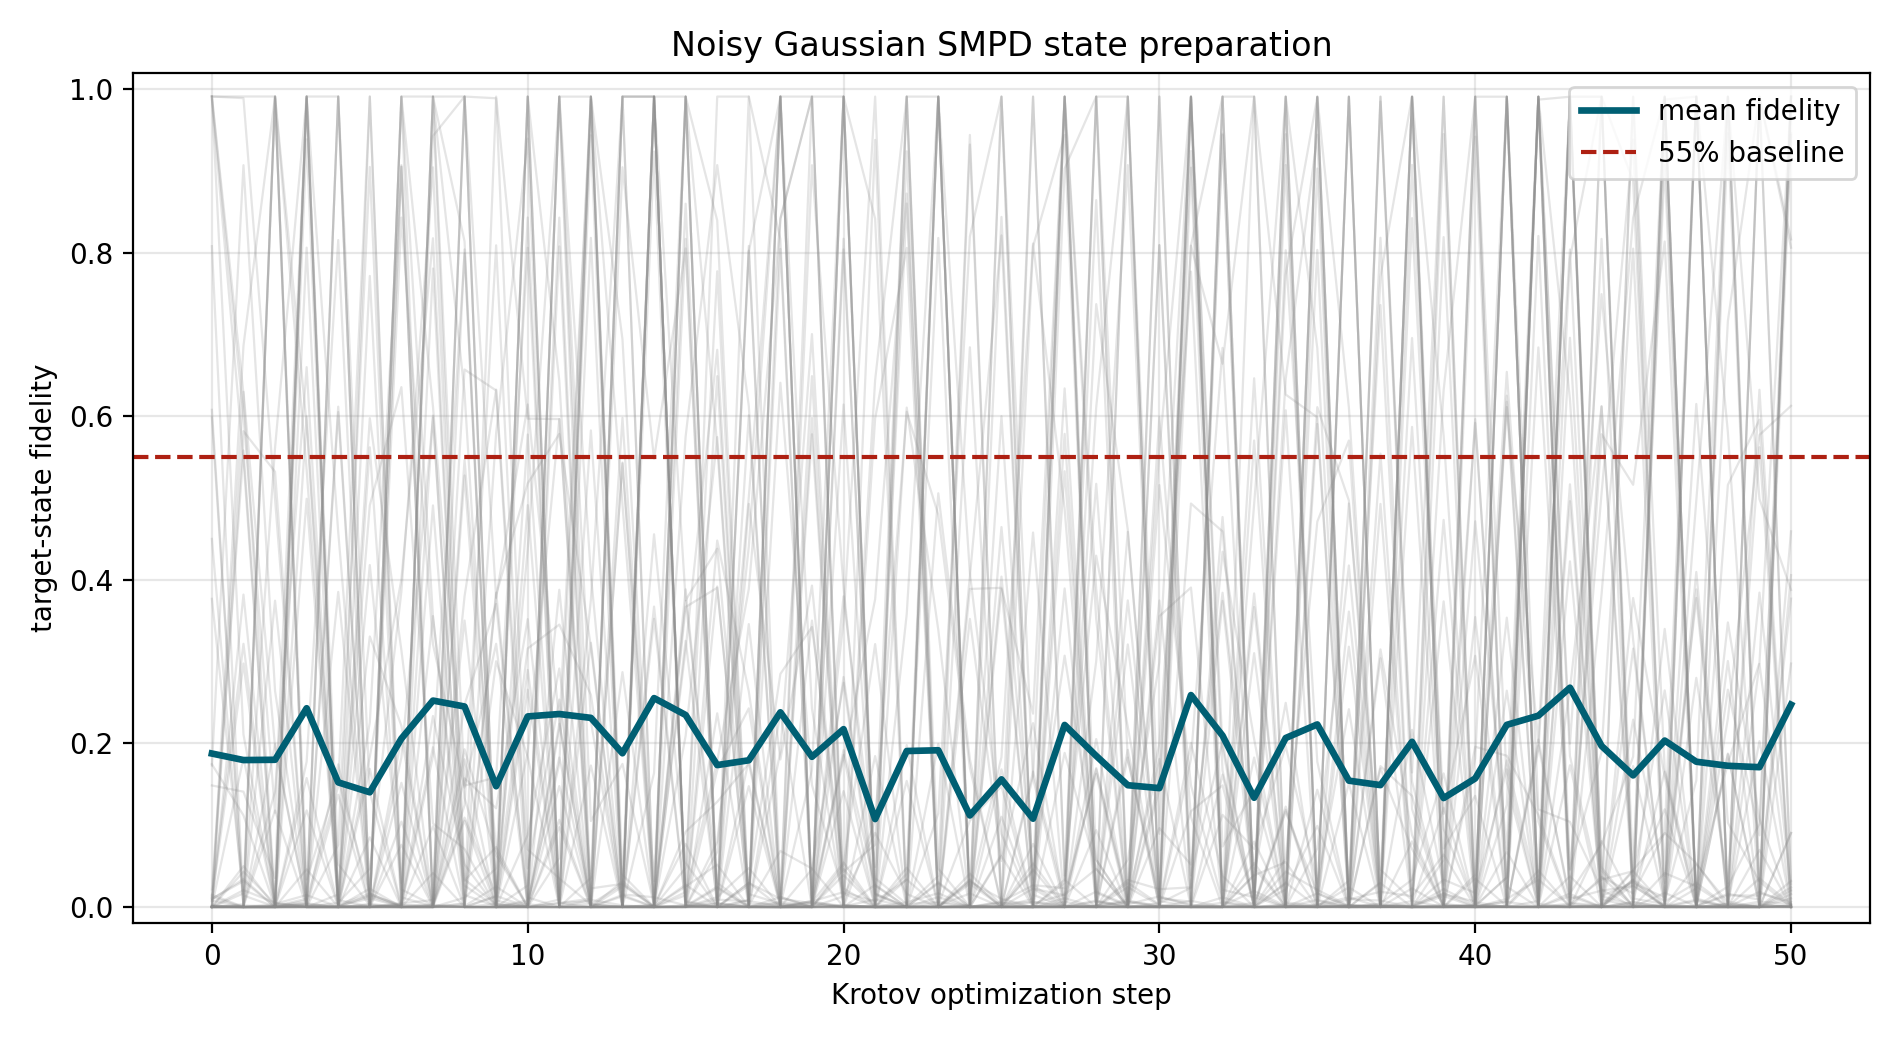

Reproduce this figure in Python.
# Copyright (c) 2025 - 2026 Chair for Design Automation, TUM
# All rights reserved.
#
# SPDX-License-Identifier: MIT
#
# Licensed under the MIT License

"""Noisy Krotov state preparation for the 8-qubit Gaussian SMPD ansatz."""

from __future__ import annotations

import csv
import os
import sys
import time
from concurrent.futures import ProcessPoolExecutor
from pathlib import Path
from typing import Literal, cast

import matplotlib.pyplot as plt  # ty: ignore[unresolved-import]
import numpy as np

REPO_ROOT = Path(__file__).resolve().parents[1]
if str(REPO_ROOT) not in sys.path:
    sys.path.insert(0, str(REPO_ROOT))

from experiments.krotov_gaussian_smpd_state_preparation import (  # noqa: E402
    BATCH_DECAY,
    BATCH_STEP_SIZE,
    MAX_ITERATIONS,
    NUM_LAYERS,
    NUM_QUBITS,
    create_right_sweep_smpd_ansatz,
    gaussian_target_state,
    initialize_near_target_peak,
)
from mqt.yaqs.core.data_structures.mps import MPS  # noqa: E402
from mqt.yaqs.core.data_structures.noise_model import NoiseModel  # noqa: E402
from mqt.yaqs.optimization import (  # noqa: E402
    KrotovNoiseMap,
    KrotovOptions,
    KrotovTJMOptions,
    KrotovTruncation,
    ParameterizedCircuit,
    noisy_state_preparation_contribution,
    train_krotov_state_preparation_batch,
)
from mqt.yaqs.optimization.krotov import forward_tjm_trajectory  # noqa: E402

GAMMA = float(os.environ.get("YAQS_GAMMA", "0.02"))
NUM_TRAJECTORIES = 50
NOISY_OPTIMIZATION_STEPS = int(os.environ.get("YAQS_NOISY_OPTIMIZATION_STEPS", "50"))
NOISY_STEP_SIZE = 0.1
RANDOM_SEED = 321
BASELINE_FIDELITY = 0.55
TrajectoryUpdateMode = Literal["independent", "cross"]
_TRAJECTORY_UPDATE_ENV = os.environ.get("YAQS_TRAJECTORY_UPDATE", "cross")
if _TRAJECTORY_UPDATE_ENV not in {"independent", "cross"}:
    msg = f"YAQS_TRAJECTORY_UPDATE must be 'independent' or 'cross', got {_TRAJECTORY_UPDATE_ENV!r}."
    raise ValueError(msg)
TRAJECTORY_UPDATE = cast("TrajectoryUpdateMode", _TRAJECTORY_UPDATE_ENV)
MAX_WORKERS = min(NUM_TRAJECTORIES, os.cpu_count() or 1)


def logical_smpd_noise_gate_indices(num_qubits: int, num_layers: int) -> tuple[int, ...]:
    """Return the final primitive index of each logical SMPD two-qubit block.

    The Krotov ansatz decomposes one logical two-qubit SMPD block into local U3
    rotations followed by ``rxx``, ``ryy``, and ``rzz`` primitives. Circuit TJM
    noise should be sampled once for that logical block, so the noise mask points
    to the final ``rzz`` primitive of each block.
    """
    indices: list[int] = []
    gate_index = 3 * num_qubits
    for _layer in range(num_layers):
        for _site in range(num_qubits - 1):
            gate_index += 9
            indices.append(gate_index - 1)
        gate_index += 3
    return tuple(indices)


def build_noise_model(gamma: float) -> NoiseModel:
    """Build the requested local X/Y/Z Pauli noise model.

    Returns:
        Noise model with one Pauli X/Y/Z process on each qubit.
    """
    return NoiseModel([
        {"name": name, "sites": [site], "strength": gamma}
        for site in range(NUM_QUBITS)
        for name in ("pauli_x", "pauli_y", "pauli_z")
    ])


def format_gamma_for_path(gamma: float) -> str:
    """Format a noise strength for stable output filenames.

    Returns:
        Path-safe gamma string.
    """
    return f"{gamma:g}".replace(".", "p")


def load_or_create_warm_start(
    cache_path: Path,
    target_probabilities: np.ndarray,
    target_state: np.ndarray,
) -> np.ndarray:
    """Load the deterministic warm start, or create it if the cache is absent.

    Returns:
        Warm-start trainable parameter vector.
    """
    circuit = create_right_sweep_smpd_ansatz(NUM_QUBITS, NUM_LAYERS)
    if cache_path.exists():
        return np.load(cache_path)

    initial_theta = initialize_near_target_peak(circuit, target_probabilities)
    result = train_krotov_state_preparation_batch(
        circuit,
        target_state,
        initial_theta=initial_theta,
        options=KrotovOptions(
            max_iterations=MAX_ITERATIONS,
            batch_step_size=BATCH_STEP_SIZE,
            batch_schedule="inverse",
            batch_decay=BATCH_DECAY,
        ),
    )
    np.save(cache_path, result.theta)
    return result.theta


def normalized_trajectory_fidelity(target_state: np.ndarray, state: MPS) -> float:
    """Return ``|<target|state>|^2 / <state|state>`` for one trajectory."""
    norm = float(np.real(state.scalar_product(state)))
    if norm <= 0.0:
        return 0.0
    overlap = np.vdot(target_state, state.to_vec())
    return float(abs(overlap) ** 2 / norm)


def apply_dense_operator(
    state: np.ndarray,
    matrix: np.ndarray,
    sites: tuple[int, ...],
    num_qubits: int,
) -> np.ndarray:
    """Apply a one- or two-site operator to a dense YAQS little-endian statevector.

    Returns:
        Updated dense statevector.
    """
    axes = tuple(num_qubits - 1 - site for site in sites)
    tensor = state.reshape((2,) * num_qubits)
    remaining_axes = tuple(axis for axis in range(num_qubits) if axis not in axes)
    permutation = axes + remaining_axes
    inverse_permutation = np.argsort(permutation)
    front_dim = 2 ** len(sites)
    rest_dim = 2 ** (num_qubits - len(sites))
    work = np.transpose(tensor, permutation).reshape(front_dim, rest_dim)
    updated = matrix @ work
    return np.transpose(updated.reshape((2,) * num_qubits), inverse_permutation).reshape(-1)


def apply_dense_noise_adjoint(
    state: np.ndarray,
    noise_map: KrotovNoiseMap,
    num_qubits: int,
) -> np.ndarray:
    """Apply the pathwise adjoint of a realized noise map to a dense costate.

    Returns:
        Updated dense costate.
    """
    current = state
    for matrix, sites in reversed(noise_map.operators):
        current = apply_dense_operator(current, matrix.conj().T, sites, num_qubits)
    return current


def trajectory_seed(base_seed: int, iteration: int, trajectory_index: int) -> int:
    """Build the same deterministic trajectory seed as the optimizer core.

    Returns:
        Integer seed for one trajectory.
    """
    return int(base_seed + 1_000_003 * iteration + trajectory_index)


def trajectory_job(
    args: tuple[
        int,
        int,
        ParameterizedCircuit,
        np.ndarray,
        np.ndarray,
        NoiseModel,
        KrotovTJMOptions,
        KrotovTruncation,
    ],
) -> tuple[int, np.ndarray, float, float, int]:
    """Evaluate one trajectory contribution.

    The single-trajectory contribution is averaged by the parent process. This
    keeps all 50 TJM trajectories parallel while reusing the public noisy Krotov
    contribution function.

    Returns:
        Trajectory index, contribution, raw fidelity, normalized fidelity, and
        number of sampled jumps.
    """
    trajectory_index, iteration, circuit, theta, target_state, noise_model, tjm_options, truncation = args
    single_tjm_options = KrotovTJMOptions(
        num_trajectories=1,
        random_seed=tjm_options.random_seed + trajectory_index,
        dt=tjm_options.dt,
        apply_noise_to=tjm_options.apply_noise_to,
        noisy_gate_indices=tjm_options.noisy_gate_indices,
    )
    contribution, _loss, raw_fidelity, trajectories = noisy_state_preparation_contribution(
        circuit,
        theta,
        target_state,
        noise_model,
        single_tjm_options,
        MPS(circuit.num_qubits),
        truncation,
        iteration=iteration,
    )
    trajectory = trajectories[0]
    normalized_fidelity = normalized_trajectory_fidelity(target_state, trajectory.states[-1])
    jump_count = sum(noise_map.jump_process_index is not None for noise_map in trajectory.noise_maps)
    return trajectory_index, contribution, raw_fidelity, normalized_fidelity, jump_count


def forward_trajectory_job(
    args: tuple[
        int,
        int,
        ParameterizedCircuit,
        np.ndarray,
        np.ndarray,
        NoiseModel,
        KrotovTJMOptions,
        KrotovTruncation,
    ],
) -> tuple[int, np.ndarray, np.ndarray, list[KrotovNoiseMap], float, float, int]:
    """Generate one TJM trajectory and return dense storage for cross updates.

    Returns:
        Trajectory index, dense gate outputs, final vector, realized maps, raw
        fidelity, normalized fidelity, and jump count.
    """
    trajectory_index, iteration, circuit, theta, target_state, noise_model, tjm_options, truncation = args
    rng = np.random.default_rng(trajectory_seed(tjm_options.random_seed, iteration, trajectory_index))
    trajectory = forward_tjm_trajectory(
        circuit,
        theta,
        np.array([], dtype=np.float64),
        MPS(circuit.num_qubits),
        truncation,
        noise_model,
        tjm_options,
        rng,
    )
    gate_outputs = np.asarray([state.to_vec() for state in trajectory.gate_outputs], dtype=np.complex128)
    final_state = trajectory.states[-1]
    final_vector = np.asarray(final_state.to_vec(), dtype=np.complex128)
    raw_fidelity = float(abs(np.vdot(target_state, final_vector)) ** 2)
    norm = float(np.real(final_state.scalar_product(final_state)))
    normalized_fidelity = raw_fidelity / norm if norm > 0.0 else 0.0
    jump_count = sum(noise_map.jump_process_index is not None for noise_map in trajectory.noise_maps)
    return (
        trajectory_index,
        gate_outputs,
        final_vector,
        trajectory.noise_maps,
        raw_fidelity,
        normalized_fidelity,
        jump_count,
    )


def parallel_noisy_contribution(
    circuit: ParameterizedCircuit,
    theta: np.ndarray,
    target_state: np.ndarray,
    noise_model: NoiseModel,
    tjm_options: KrotovTJMOptions,
    truncation: KrotovTruncation,
    iteration: int,
    executor: ProcessPoolExecutor,
) -> tuple[np.ndarray, float, np.ndarray, np.ndarray, np.ndarray]:
    """Compute one noisy Krotov contribution from parallel trajectories.

    Returns:
        Contribution, mean normalized fidelity, normalized fidelities, raw
        fidelities, and jump counts.
    """
    jobs = [
        (traj_idx, iteration, circuit, theta, target_state, noise_model, tjm_options, truncation)
        for traj_idx in range(tjm_options.num_trajectories)
    ]
    contribution = np.zeros(circuit.num_params, dtype=np.float64)
    raw_fidelities = np.zeros(tjm_options.num_trajectories, dtype=np.float64)
    normalized_fidelities = np.zeros(tjm_options.num_trajectories, dtype=np.float64)
    jump_counts = np.zeros(tjm_options.num_trajectories, dtype=np.int64)

    for (
        traj_idx,
        traj_contribution,
        raw_fidelity,
        normalized_fidelity,
        jump_count,
    ) in executor.map(trajectory_job, jobs):
        contribution += traj_contribution
        raw_fidelities[traj_idx] = raw_fidelity
        normalized_fidelities[traj_idx] = normalized_fidelity
        jump_counts[traj_idx] = jump_count

    contribution /= tjm_options.num_trajectories
    return contribution, float(np.mean(normalized_fidelities)), normalized_fidelities, raw_fidelities, jump_counts


def dense_cross_costates(
    circuit: ParameterizedCircuit,
    theta: np.ndarray,
    target_state: np.ndarray,
    noise_maps: list[list[KrotovNoiseMap]],
) -> np.ndarray:
    """Build dense stale target costates for every trajectory and gate.

    Returns:
        Array of shape ``(num_trajectories, num_gates, 2**num_qubits)``.
    """
    costates = np.empty((len(noise_maps), len(circuit.gates), target_state.size), dtype=np.complex128)
    x = np.array([], dtype=np.float64)
    for traj_idx, trajectory_maps in enumerate(noise_maps):
        lambda_after_noise = target_state.copy()
        for gate_index in range(len(circuit.gates) - 1, -1, -1):
            gate = circuit.gates[gate_index]
            chi_tilde = apply_dense_noise_adjoint(
                lambda_after_noise,
                trajectory_maps[gate_index],
                circuit.num_qubits,
            )
            costates[traj_idx, gate_index, :] = chi_tilde
            matrix, sites = circuit.gate_matrix(gate, theta, x)
            lambda_after_noise = apply_dense_operator(chi_tilde, matrix.conj().T, sites, circuit.num_qubits)
    return costates


def dense_cross_contribution(
    circuit: ParameterizedCircuit,
    gate_outputs: np.ndarray,
    costates: np.ndarray,
) -> np.ndarray:
    """Evaluate the cross-trajectory update with dense vectorized overlaps.

    Returns:
        Trainable-parameter contribution vector.
    """
    contribution = np.zeros(circuit.num_params, dtype=np.float64)
    scale = 1.0 / (gate_outputs.shape[0] * costates.shape[0])
    for gate_index, gate in enumerate(circuit.gates):
        if gate.param_index is None:
            continue
        operator, sites = circuit.derivative_operator(gate)
        psi = gate_outputs[:, gate_index, :]
        xi = costates[:, gate_index, :]
        derivative_psi = np.asarray([
            apply_dense_operator(state, operator, sites, circuit.num_qubits) for state in psi
        ])
        derivative_overlaps = xi.conj() @ derivative_psi.T
        density_overlaps = psi.conj() @ xi.T
        signal = -gate.angle_scale * 2.0 * float(np.real(np.sum(derivative_overlaps * density_overlaps.T))) * scale
        contribution[gate.param_index] += signal
    return contribution


def parallel_noisy_cross_contribution(
    circuit: ParameterizedCircuit,
    theta: np.ndarray,
    target_state: np.ndarray,
    noise_model: NoiseModel,
    tjm_options: KrotovTJMOptions,
    truncation: KrotovTruncation,
    iteration: int,
    executor: ProcessPoolExecutor,
) -> tuple[np.ndarray, float, np.ndarray, np.ndarray, np.ndarray]:
    """Compute one cross-trajectory update from parallel TJM trajectories.

    Returns:
        Contribution, mean normalized fidelity, normalized fidelities, raw
        fidelities, and jump counts.
    """
    jobs = [
        (traj_idx, iteration, circuit, theta, target_state, noise_model, tjm_options, truncation)
        for traj_idx in range(tjm_options.num_trajectories)
    ]
    dim = target_state.size
    gate_outputs = np.empty((tjm_options.num_trajectories, len(circuit.gates), dim), dtype=np.complex128)
    noise_maps: list[list[KrotovNoiseMap]] = [[] for _ in range(tjm_options.num_trajectories)]
    raw_fidelities = np.zeros(tjm_options.num_trajectories, dtype=np.float64)
    normalized_fidelities = np.zeros(tjm_options.num_trajectories, dtype=np.float64)
    jump_counts = np.zeros(tjm_options.num_trajectories, dtype=np.int64)

    for (
        traj_idx,
        trajectory_gate_outputs,
        _final_vector,
        trajectory_noise_maps,
        raw_fidelity,
        normalized_fidelity,
        jump_count,
    ) in executor.map(forward_trajectory_job, jobs):
        gate_outputs[traj_idx, :, :] = trajectory_gate_outputs
        noise_maps[traj_idx] = trajectory_noise_maps
        raw_fidelities[traj_idx] = raw_fidelity
        normalized_fidelities[traj_idx] = normalized_fidelity
        jump_counts[traj_idx] = jump_count

    costates = dense_cross_costates(circuit, theta, target_state, noise_maps)
    contribution = dense_cross_contribution(circuit, gate_outputs, costates)
    return contribution, float(np.mean(normalized_fidelities)), normalized_fidelities, raw_fidelities, jump_counts


def save_trace_csv(trace: list[dict[str, float | int]], trajectory_fidelities: np.ndarray, path: Path) -> None:
    """Save the mean and per-trajectory fidelity history."""
    fieldnames = [
        "iteration",
        "mean_fidelity",
        "raw_mean_fidelity",
        "loss",
        "step_size",
        "gradient_norm",
        "mean_jump_count",
        *[f"traj_{idx}" for idx in range(trajectory_fidelities.shape[1])],
    ]
    with path.open("w", encoding="utf-8", newline="") as handle:
        writer = csv.DictWriter(handle, fieldnames=fieldnames)
        writer.writeheader()
        for row, fidelities in zip(trace, trajectory_fidelities, strict=True):
            writer.writerow({
                **row,
                **{f"traj_{idx}": f"{float(value):.16e}" for idx, value in enumerate(fidelities)},
            })


def save_plot(trace: list[dict[str, float | int]], trajectory_fidelities: np.ndarray, path: Path) -> None:
    """Plot mean fidelity and all individual trajectory fidelities."""
    iterations = np.asarray([int(row["iteration"]) for row in trace])
    mean_fidelities = np.asarray([float(row["mean_fidelity"]) for row in trace])

    fig, ax = plt.subplots(figsize=(9.5, 5.2))
    for traj_idx in range(trajectory_fidelities.shape[1]):
        ax.plot(iterations, trajectory_fidelities[:, traj_idx], color="#8a8a8a", alpha=0.22, linewidth=0.8)

    ax.plot(iterations, mean_fidelities, color="#005f73", linewidth=2.4, label="mean fidelity")
    ax.axhline(BASELINE_FIDELITY, color="#ae2012", linestyle="--", linewidth=1.5, label="55% baseline")
    ax.set_xlabel("Krotov optimization step")
    ax.set_ylabel("target-state fidelity")
    ax.set_title("Noisy Gaussian SMPD state preparation")
    ax.set_ylim(-0.02, 1.02)
    ax.grid(alpha=0.3)
    ax.legend(loc="upper right")
    fig.tight_layout()
    fig.savefig(path, dpi=200)
    plt.close(fig)


def progress_message(iteration: int, stage: str, stage_fraction: float, start: float) -> str:
    """Build a progress message for long noisy optimization runs.

    Returns:
        Single-line progress string.
    """
    total_iterations = NOISY_OPTIMIZATION_STEPS + 1
    completed = iteration + stage_fraction
    percent = 100.0 * completed / total_iterations
    elapsed = time.perf_counter() - start
    return (
        f"progress={percent:6.2f}% step={iteration:02d}/{NOISY_OPTIMIZATION_STEPS} "
        f"stage={stage} elapsed={elapsed:.1f}s"
    )


def main() -> None:
    """Run the noisy state-preparation experiment."""
    _x_grid, target_state, target_probabilities = gaussian_target_state()
    circuit = create_right_sweep_smpd_ansatz(NUM_QUBITS, NUM_LAYERS)
    output_dir = Path(__file__).parent
    warm_start_path = output_dir / "krotov_gaussian_smpd_warm_start_theta.npy"
    theta = load_or_create_warm_start(warm_start_path, target_probabilities, target_state)

    noise_gate_indices = logical_smpd_noise_gate_indices(NUM_QUBITS, NUM_LAYERS)
    noise_model = build_noise_model(GAMMA)
    tjm_options = KrotovTJMOptions(
        num_trajectories=NUM_TRAJECTORIES,
        random_seed=RANDOM_SEED,
        apply_noise_to="two-qubit",
        noisy_gate_indices=noise_gate_indices,
        trajectory_update=TRAJECTORY_UPDATE,
    )
    truncation = KrotovOptions().truncation

    trace: list[dict[str, float | int]] = []
    trajectory_rows: list[np.ndarray] = []
    start = time.perf_counter()

    with ProcessPoolExecutor(max_workers=MAX_WORKERS) as executor:
        for iteration in range(NOISY_OPTIMIZATION_STEPS + 1):
            sys.stdout.write(progress_message(iteration, "starting", 0.0, start) + "\n")
            sys.stdout.flush()
            if TRAJECTORY_UPDATE == "cross":
                (
                    contribution,
                    mean_fidelity,
                    trajectory_fidelities,
                    raw_fidelities,
                    jump_counts,
                ) = parallel_noisy_cross_contribution(
                    circuit,
                    theta,
                    target_state,
                    noise_model,
                    tjm_options,
                    truncation,
                    iteration,
                    executor,
                )
            else:
                (
                    contribution,
                    mean_fidelity,
                    trajectory_fidelities,
                    raw_fidelities,
                    jump_counts,
                ) = parallel_noisy_contribution(
                    circuit,
                    theta,
                    target_state,
                    noise_model,
                    tjm_options,
                    truncation,
                    iteration,
                    executor,
                )
            gradient_norm = float(np.linalg.norm(contribution))
            raw_mean_fidelity = float(np.mean(raw_fidelities))
            trace.append({
                "iteration": iteration,
                "mean_fidelity": mean_fidelity,
                "raw_mean_fidelity": raw_mean_fidelity,
                "loss": 1.0 - mean_fidelity,
                "step_size": 0.0 if iteration == NOISY_OPTIMIZATION_STEPS else NOISY_STEP_SIZE,
                "gradient_norm": gradient_norm,
                "mean_jump_count": float(np.mean(jump_counts)),
            })
            trajectory_rows.append(trajectory_fidelities)
            sys.stdout.write(
                f"{progress_message(iteration, 'complete', 1.0, start)} "
                f"mean_fidelity={mean_fidelity:.6f} "
                f"raw_mean={raw_mean_fidelity:.6f} grad_norm={gradient_norm:.6f} "
                f"mean_jumps={float(np.mean(jump_counts)):.2f}\n"
            )
            sys.stdout.flush()
            if iteration < NOISY_OPTIMIZATION_STEPS:
                theta -= NOISY_STEP_SIZE * contribution

    trajectory_fidelities = np.vstack(trajectory_rows)
    output_suffix = f"_gamma{format_gamma_for_path(GAMMA)}_{TRAJECTORY_UPDATE}"
    csv_path = output_dir / f"krotov_gaussian_smpd_noisy_state_preparation{output_suffix}_trace.csv"
    plot_path = output_dir / f"krotov_gaussian_smpd_noisy_state_preparation{output_suffix}.png"
    save_trace_csv(trace, trajectory_fidelities, csv_path)
    save_plot(trace, trajectory_fidelities, plot_path)
    np.save(output_dir / f"krotov_gaussian_smpd_noisy{output_suffix}_final_theta.npy", theta)

    best_mean = max(float(row["mean_fidelity"]) for row in trace)
    final_mean = float(trace[-1]["mean_fidelity"])
    sys.stdout.write(
        "\n".join((
            f"num_qubits={NUM_QUBITS}, num_layers={NUM_LAYERS}, num_params={circuit.num_params}",
            f"gamma={GAMMA}, trajectories={NUM_TRAJECTORIES}, workers={MAX_WORKERS}, update={TRAJECTORY_UPDATE}",
            f"logical_noisy_gates={len(noise_gate_indices)}",
            f"best_mean_fidelity={best_mean:.12f}",
            f"final_mean_fidelity={final_mean:.12f}",
            f"elapsed_seconds={time.perf_counter() - start:.3f}",
            f"trace_csv={csv_path}",
            f"plot_png={plot_path}",
            "",
        ))
    )


if __name__ == "__main__":
    main()
